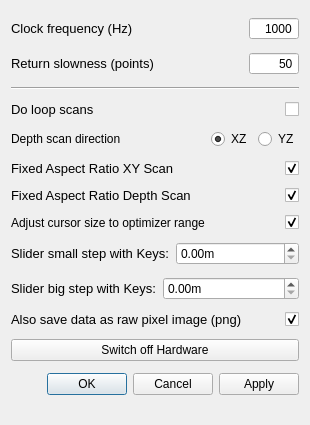
<?xml version="1.0" encoding="UTF-8"?>
<ui version="4.0">
 <class>SettingsDialog</class>
 <widget class="QDialog" name="SettingsDialog">
  <property name="geometry">
   <rect>
    <x>0</x>
    <y>0</y>
    <width>310</width>
    <height>425</height>
   </rect>
  </property>
  <property name="windowTitle">
   <string>qudi: Nanonis Confocal - Settings</string>
  </property>
  <layout class="QVBoxLayout" name="verticalLayout">
   <item>
    <layout class="QHBoxLayout" name="horizontalLayout">
     <item>
      <widget class="QLabel" name="label">
       <property name="font">
        <font>
         <pointsize>10</pointsize>
        </font>
       </property>
       <property name="toolTip">
        <string>&lt;html&gt;&lt;head/&gt;&lt;body&gt;&lt;p&gt;That is the inverse time how long the scanner stays at the desired position during the scan and counts.&lt;/p&gt;&lt;/body&gt;&lt;/html&gt;</string>
       </property>
       <property name="text">
        <string>Clock frequency (Hz)</string>
       </property>
      </widget>
     </item>
     <item>
      <widget class="QSpinBox" name="clock_frequency_InputWidget">
       <property name="sizePolicy">
        <sizepolicy hsizetype="Expanding" vsizetype="Fixed">
         <horstretch>0</horstretch>
         <verstretch>0</verstretch>
        </sizepolicy>
       </property>
       <property name="maximumSize">
        <size>
         <width>50</width>
         <height>16777215</height>
        </size>
       </property>
       <property name="mouseTracking">
        <bool>true</bool>
       </property>
       <property name="acceptDrops">
        <bool>true</bool>
       </property>
       <property name="toolTip">
        <string>&lt;html&gt;&lt;head/&gt;&lt;body&gt;&lt;p&gt;That is the inverse time how long the scanner stays at the desired position during the scan and counts.&lt;/p&gt;&lt;/body&gt;&lt;/html&gt;</string>
       </property>
       <property name="wrapping">
        <bool>false</bool>
       </property>
       <property name="alignment">
        <set>Qt::AlignRight|Qt::AlignTrailing|Qt::AlignVCenter</set>
       </property>
       <property name="buttonSymbols">
        <enum>QAbstractSpinBox::NoButtons</enum>
       </property>
       <property name="accelerated">
        <bool>true</bool>
       </property>
       <property name="maximum">
        <number>1000000</number>
       </property>
       <property name="value">
        <number>1000</number>
       </property>
      </widget>
     </item>
    </layout>
   </item>
   <item>
    <layout class="QHBoxLayout" name="horizontalLayout_2">
     <item>
      <widget class="QLabel" name="label_2">
       <property name="font">
        <font>
         <pointsize>10</pointsize>
        </font>
       </property>
       <property name="toolTip">
        <string>&lt;html&gt;&lt;head/&gt;&lt;body&gt;&lt;p&gt;That is basically the 'scan' resolution when the scanner moves backwards to prepare to scan again a line.&lt;/p&gt;&lt;p&gt;How many points are scanned in one line is depending on the resolution. Since the scanner is permanently counting during the scan, only the clock frequency determined the speed, how fast a line is scanned by a given resolution. If the scanner has to move back, it uses the same scan line method but just in the reverse. How many points are approached in the backwards movement depends on the 'return slowness'. If you scan with 100 point resolution and set return slowness to 25, than the return movement will be 4 times faster.&lt;/p&gt;&lt;p&gt;BE CAREFULL NOT TO USE A SMALL NUMBER, SINCE THE SCANNER MIGHT CRASH AGAINST THE BOARDER BECAUSE IT IS MOVING BACK TOO FAST!&lt;/p&gt;&lt;/body&gt;&lt;/html&gt;</string>
       </property>
       <property name="text">
        <string>Return slowness (points)</string>
       </property>
      </widget>
     </item>
     <item>
      <widget class="QSpinBox" name="return_slowness_InputWidget">
       <property name="sizePolicy">
        <sizepolicy hsizetype="Expanding" vsizetype="Fixed">
         <horstretch>0</horstretch>
         <verstretch>0</verstretch>
        </sizepolicy>
       </property>
       <property name="maximumSize">
        <size>
         <width>50</width>
         <height>16777215</height>
        </size>
       </property>
       <property name="mouseTracking">
        <bool>true</bool>
       </property>
       <property name="acceptDrops">
        <bool>true</bool>
       </property>
       <property name="toolTip">
        <string>&lt;html&gt;&lt;head/&gt;&lt;body&gt;&lt;p&gt;That is basically the 'scan' resolution when the scanner moves backwards to prepare to scan again a line.&lt;/p&gt;&lt;/body&gt;&lt;/html&gt;</string>
       </property>
       <property name="alignment">
        <set>Qt::AlignRight|Qt::AlignTrailing|Qt::AlignVCenter</set>
       </property>
       <property name="buttonSymbols">
        <enum>QAbstractSpinBox::NoButtons</enum>
       </property>
       <property name="accelerated">
        <bool>true</bool>
       </property>
       <property name="maximum">
        <number>1000</number>
       </property>
       <property name="value">
        <number>50</number>
       </property>
      </widget>
     </item>
    </layout>
   </item>
   <item>
    <widget class="Line" name="line">
     <property name="orientation">
      <enum>Qt::Horizontal</enum>
     </property>
    </widget>
   </item>
   <item>
    <layout class="QHBoxLayout" name="horizontalLayout_3">
     <item>
      <widget class="QLabel" name="label_3">
       <property name="font">
        <font>
         <pointsize>10</pointsize>
        </font>
       </property>
       <property name="toolTip">
        <string>&lt;html&gt;&lt;head/&gt;&lt;body&gt;&lt;p&gt;The aspect ratio will be fixed to 1:1 if checked. If not the scan will be stretched to the available area in the XY scan. &lt;/p&gt;&lt;/body&gt;&lt;/html&gt;</string>
       </property>
       <property name="text">
        <string>Do loop scans</string>
       </property>
      </widget>
     </item>
     <item>
      <widget class="QCheckBox" name="loop_scan_CheckBox">
       <property name="enabled">
        <bool>true</bool>
       </property>
       <property name="sizePolicy">
        <sizepolicy hsizetype="Expanding" vsizetype="Fixed">
         <horstretch>0</horstretch>
         <verstretch>0</verstretch>
        </sizepolicy>
       </property>
       <property name="maximumSize">
        <size>
         <width>50</width>
         <height>16777215</height>
        </size>
       </property>
       <property name="toolTip">
        <string>Scan continuously (automatically restart at the end of a scan).  This is useful for photo-bleaching a sample.</string>
       </property>
       <property name="accessibleDescription">
        <string/>
       </property>
       <property name="layoutDirection">
        <enum>Qt::RightToLeft</enum>
       </property>
       <property name="autoFillBackground">
        <bool>false</bool>
       </property>
       <property name="text">
        <string notr="true"/>
       </property>
       <property name="checked">
        <bool>false</bool>
       </property>
      </widget>
     </item>
    </layout>
   </item>
   <item>
    <layout class="QHBoxLayout" name="horizontalLayout_9">
     <item>
      <widget class="QLabel" name="label_8">
       <property name="text">
        <string>Depth scan direction</string>
       </property>
      </widget>
     </item>
     <item>
      <spacer name="horizontalSpacer">
       <property name="orientation">
        <enum>Qt::Horizontal</enum>
       </property>
       <property name="sizeHint" stdset="0">
        <size>
         <width>40</width>
         <height>20</height>
        </size>
       </property>
      </spacer>
     </item>
     <item>
      <widget class="QRadioButton" name="depth_dir_x_radioButton">
       <property name="text">
        <string>XZ</string>
       </property>
       <property name="checked">
        <bool>true</bool>
       </property>
      </widget>
     </item>
     <item>
      <widget class="QRadioButton" name="depth_dir_y_radioButton">
       <property name="text">
        <string>YZ</string>
       </property>
       <property name="checked">
        <bool>false</bool>
       </property>
      </widget>
     </item>
    </layout>
   </item>
   <item>
    <layout class="QHBoxLayout" name="horizontalLayout_10">
     <item>
      <widget class="QLabel" name="label_7">
       <property name="font">
        <font>
         <pointsize>10</pointsize>
        </font>
       </property>
       <property name="toolTip">
        <string>&lt;html&gt;&lt;head/&gt;&lt;body&gt;&lt;p&gt;The aspect ratio will be fixed to 1:1 if checked. If not the scan will be stretched to the available area in the XY scan. &lt;/p&gt;&lt;/body&gt;&lt;/html&gt;</string>
       </property>
       <property name="text">
        <string>Fixed Aspect Ratio XY Scan</string>
       </property>
      </widget>
     </item>
     <item>
      <widget class="QCheckBox" name="fixed_aspect_xy_checkBox">
       <property name="enabled">
        <bool>true</bool>
       </property>
       <property name="sizePolicy">
        <sizepolicy hsizetype="Expanding" vsizetype="Fixed">
         <horstretch>0</horstretch>
         <verstretch>0</verstretch>
        </sizepolicy>
       </property>
       <property name="maximumSize">
        <size>
         <width>50</width>
         <height>16777215</height>
        </size>
       </property>
       <property name="toolTip">
        <string>&lt;html&gt;&lt;head/&gt;&lt;body&gt;&lt;p&gt;&lt;span style=&quot; font-size:10pt;&quot;&gt;The aspect ratio will be fixed to 1:1 if checked. If not the scan will be stretched to the available area in the XY scan. &lt;/span&gt;&lt;/p&gt;&lt;/body&gt;&lt;/html&gt;</string>
       </property>
       <property name="accessibleDescription">
        <string/>
       </property>
       <property name="layoutDirection">
        <enum>Qt::RightToLeft</enum>
       </property>
       <property name="autoFillBackground">
        <bool>false</bool>
       </property>
       <property name="text">
        <string notr="true"/>
       </property>
       <property name="checked">
        <bool>true</bool>
       </property>
      </widget>
     </item>
    </layout>
   </item>
   <item>
    <layout class="QHBoxLayout" name="horizontalLayout_4">
     <item>
      <widget class="QLabel" name="label_4">
       <property name="sizePolicy">
        <sizepolicy hsizetype="Expanding" vsizetype="Preferred">
         <horstretch>0</horstretch>
         <verstretch>0</verstretch>
        </sizepolicy>
       </property>
       <property name="font">
        <font>
         <pointsize>10</pointsize>
        </font>
       </property>
       <property name="toolTip">
        <string>&lt;html&gt;&lt;head/&gt;&lt;body&gt;&lt;p&gt;The aspect ratio will be fixed to 1:1 if checked. If not the scan will be stretched to the available area in the Z scan. &lt;/p&gt;&lt;/body&gt;&lt;/html&gt;</string>
       </property>
       <property name="text">
        <string>Fixed Aspect Ratio Depth Scan</string>
       </property>
      </widget>
     </item>
     <item>
      <widget class="QCheckBox" name="fixed_aspect_depth_checkBox">
       <property name="sizePolicy">
        <sizepolicy hsizetype="Expanding" vsizetype="Fixed">
         <horstretch>0</horstretch>
         <verstretch>0</verstretch>
        </sizepolicy>
       </property>
       <property name="maximumSize">
        <size>
         <width>50</width>
         <height>16777215</height>
        </size>
       </property>
       <property name="toolTip">
        <string>&lt;html&gt;&lt;head/&gt;&lt;body&gt;&lt;p&gt;&lt;span style=&quot; font-size:10pt;&quot;&gt;The aspect ratio will be fixed to 1:1 if checked. If not the scan will be stretched to the available area in the Z scan. &lt;/span&gt;&lt;/p&gt;&lt;/body&gt;&lt;/html&gt;</string>
       </property>
       <property name="layoutDirection">
        <enum>Qt::RightToLeft</enum>
       </property>
       <property name="text">
        <string/>
       </property>
       <property name="checked">
        <bool>true</bool>
       </property>
      </widget>
     </item>
    </layout>
   </item>
   <item>
    <layout class="QHBoxLayout" name="horizontalLayout_7">
     <item>
      <widget class="QLabel" name="adjust_label">
       <property name="text">
        <string>Adjust cursor size to optimizer range</string>
       </property>
      </widget>
     </item>
     <item>
      <widget class="QCheckBox" name="adjust_cursor_to_optimizer_checkBox">
       <property name="layoutDirection">
        <enum>Qt::RightToLeft</enum>
       </property>
       <property name="text">
        <string/>
       </property>
       <property name="checked">
        <bool>true</bool>
       </property>
      </widget>
     </item>
    </layout>
   </item>
   <item>
    <layout class="QHBoxLayout" name="horizontalLayout_5">
     <item>
      <widget class="QLabel" name="label_5">
       <property name="font">
        <font>
         <pointsize>10</pointsize>
        </font>
       </property>
       <property name="toolTip">
        <string>&lt;html&gt;&lt;head/&gt;&lt;body&gt;&lt;p&gt;Change the stepsize of a slider if you are using the keyboard to move the slider position. Here you can adjust the small steps for the crosshair move.&lt;br/&gt;The keyboard configuration is the following:&lt;br/&gt;ArrowLeft = Move -x&lt;br/&gt;ArrowRight = Move +x&lt;br/&gt;ArrowUp = Move +y&lt;br/&gt;ArrowDown = Move -y&lt;br/&gt;PageUp = Move +z&lt;br/&gt;PageDown = Move -z&lt;/p&gt;&lt;/body&gt;&lt;/html&gt;</string>
       </property>
       <property name="text">
        <string>Slider small step with Keys:</string>
       </property>
      </widget>
     </item>
     <item>
      <widget class="ScienDSpinBox" name="slider_small_step_DoubleSpinBox">
       <property name="toolTip">
        <string>&lt;html&gt;&lt;head/&gt;&lt;body&gt;&lt;p&gt;&lt;span style=&quot; font-size:10pt;&quot;&gt;Change the stepsize of a slider if you are using the keyboard to move the slider position. Here you can adjust the small steps for the crosshair move.&lt;/span&gt;&lt;/p&gt;&lt;/body&gt;&lt;/html&gt;</string>
       </property>
       <property name="suffix">
        <string>m</string>
       </property>
      </widget>
     </item>
    </layout>
   </item>
   <item>
    <layout class="QHBoxLayout" name="horizontalLayout_6">
     <item>
      <widget class="QLabel" name="label_6">
       <property name="font">
        <font>
         <pointsize>10</pointsize>
        </font>
       </property>
       <property name="toolTip">
        <string>&lt;html&gt;&lt;head/&gt;&lt;body&gt;&lt;p&gt;Change the stepsize of a slider if you are using the keyboard to move the slider position. Here you can adjust the big steps for the crosshair move.&lt;br/&gt;The keyboard configuration is the following:&lt;br/&gt;Ctrl + ArrowLeft = Move -x&lt;br/&gt;Ctrl + ArrowRight = Move +x&lt;br/&gt;Ctrl + ArrowUp = Move +y&lt;br/&gt;Ctrl + ArrowDown = Move -y&lt;br/&gt;Ctrl + PageUp = Move +z&lt;br/&gt;Ctrl + PageDown = Move -z&lt;/p&gt;&lt;/body&gt;&lt;/html&gt;</string>
       </property>
       <property name="text">
        <string>Slider big step with Keys:</string>
       </property>
      </widget>
     </item>
     <item>
      <widget class="ScienDSpinBox" name="slider_big_step_DoubleSpinBox">
       <property name="toolTip">
        <string>&lt;html&gt;&lt;head/&gt;&lt;body&gt;&lt;p&gt;&lt;span style=&quot; font-size:10pt;&quot;&gt;Change the stepsize of a slider if you are using the keyboard to move the slider position. Here you can adjust the big steps for the crosshair move.&lt;/span&gt;&lt;/p&gt;&lt;/body&gt;&lt;/html&gt;</string>
       </property>
       <property name="suffix">
        <string>m</string>
       </property>
      </widget>
     </item>
    </layout>
   </item>
   <item>
    <layout class="QHBoxLayout" name="horizontalLayout_8">
     <item>
      <widget class="QLabel" name="label_10">
       <property name="font">
        <font>
         <pointsize>10</pointsize>
        </font>
       </property>
       <property name="toolTip">
        <string>&lt;html&gt;&lt;head/&gt;&lt;body&gt;&lt;p&gt;If you use the image_save method in the menu bar of confocal, together with the svg file also a pure image file (without axis and everything, just the datapoints) are saved in a png image.&lt;/p&gt;&lt;/body&gt;&lt;/html&gt;</string>
       </property>
       <property name="text">
        <string>Also save data as raw pixel image (png)</string>
       </property>
      </widget>
     </item>
     <item>
      <widget class="QCheckBox" name="save_purePNG_checkBox">
       <property name="sizePolicy">
        <sizepolicy hsizetype="Expanding" vsizetype="Fixed">
         <horstretch>0</horstretch>
         <verstretch>0</verstretch>
        </sizepolicy>
       </property>
       <property name="maximumSize">
        <size>
         <width>50</width>
         <height>16777215</height>
        </size>
       </property>
       <property name="toolTip">
        <string>&lt;html&gt;&lt;head/&gt;&lt;body&gt;&lt;p&gt;&lt;span style=&quot; font-size:10pt;&quot;&gt;If you use the image_save method in the menu bar of confocal, together with the svg file also a pure image file (without axis and everything, just the datapoints) are saved in a png image.&lt;/span&gt;&lt;/p&gt;&lt;/body&gt;&lt;/html&gt;</string>
       </property>
       <property name="layoutDirection">
        <enum>Qt::RightToLeft</enum>
       </property>
       <property name="text">
        <string/>
       </property>
       <property name="checked">
        <bool>true</bool>
       </property>
      </widget>
     </item>
    </layout>
   </item>
   <item>
    <widget class="QPushButton" name="hardware_switch">
     <property name="toolTip">
      <string>&lt;html&gt;&lt;head/&gt;&lt;body&gt;&lt;p&gt;&lt;span style=&quot; font-size:10pt;&quot;&gt;This kills everything working on the nidaq. So I made this also more resilient to errors and made it come out of its locked state.&lt;/span&gt;&lt;/p&gt;&lt;p&gt;&lt;span style=&quot; font-size:10pt;&quot;&gt;Even if if throws numerous errors when trying, you can use everything normally after the hardware reset (just restart the counter twice).&lt;/span&gt;&lt;/p&gt;&lt;p&gt;&lt;span style=&quot; font-size:10pt;&quot;&gt;This also means that you should not touch qudi while running diqo since this will try to put the hardware focus back on qudi and will throw even more errors.&lt;/span&gt;&lt;/p&gt;&lt;/body&gt;&lt;/html&gt;</string>
     </property>
     <property name="text">
      <string>Switch off Hardware</string>
     </property>
    </widget>
   </item>
   <item>
    <widget class="QDialogButtonBox" name="buttonBox">
     <property name="orientation">
      <enum>Qt::Horizontal</enum>
     </property>
     <property name="standardButtons">
      <set>QDialogButtonBox::Apply|QDialogButtonBox::Cancel|QDialogButtonBox::Ok</set>
     </property>
    </widget>
   </item>
  </layout>
 </widget>
 <customwidgets>
  <customwidget>
   <class>ScienDSpinBox</class>
   <extends>QDoubleSpinBox</extends>
   <header>qtwidgets.scientific_spinbox.h</header>
  </customwidget>
 </customwidgets>
 <tabstops>
  <tabstop>clock_frequency_InputWidget</tabstop>
  <tabstop>return_slowness_InputWidget</tabstop>
  <tabstop>loop_scan_CheckBox</tabstop>
  <tabstop>fixed_aspect_depth_checkBox</tabstop>
  <tabstop>save_purePNG_checkBox</tabstop>
  <tabstop>hardware_switch</tabstop>
  <tabstop>buttonBox</tabstop>
 </tabstops>
 <resources/>
 <connections>
  <connection>
   <sender>buttonBox</sender>
   <signal>accepted()</signal>
   <receiver>SettingsDialog</receiver>
   <slot>accept()</slot>
   <hints>
    <hint type="sourcelabel">
     <x>248</x>
     <y>254</y>
    </hint>
    <hint type="destinationlabel">
     <x>157</x>
     <y>274</y>
    </hint>
   </hints>
  </connection>
  <connection>
   <sender>buttonBox</sender>
   <signal>rejected()</signal>
   <receiver>SettingsDialog</receiver>
   <slot>reject()</slot>
   <hints>
    <hint type="sourcelabel">
     <x>316</x>
     <y>260</y>
    </hint>
    <hint type="destinationlabel">
     <x>286</x>
     <y>274</y>
    </hint>
   </hints>
  </connection>
 </connections>
</ui>
